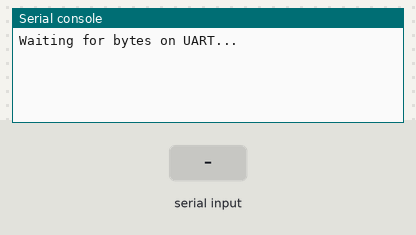
A program run on a simulated Raspberry Pi Pico running CircuitPython. On the bench: the last lines printed to the serial console. Inputs (shaded band) come from the test bench.

Above: at 1.2 s.
1.3 s: "1" received over the second serial link
At 2.5 s:
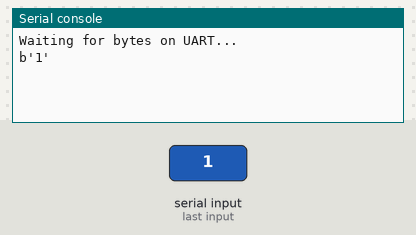
2.8 s: "0" received over the second serial link
At 3.7 s:
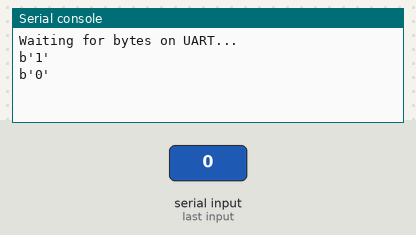
4.3 s: "2" received over the second serial link
At 4.8 s:
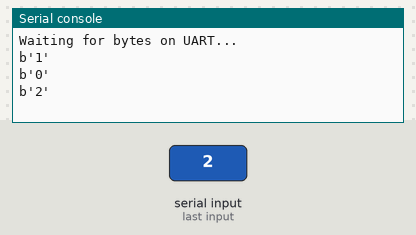

The program:

code.py
```python
import board
import busio

uart = busio.UART(board.GP12,board.GP13,baudrate=9600, timeout=0.01)

print("Waiting for bytes on UART...")
while True:
    if uart.in_waiting:
        print(uart.read(32))
```

Measured:
- after the input at 1.3 s, the serial console: prints a new line at once (image 1)
- after the input at 2.8 s, the serial console: prints a new line at once (image 2)
- after the input at 4.3 s, the serial console: prints a new line at once (image 3)
